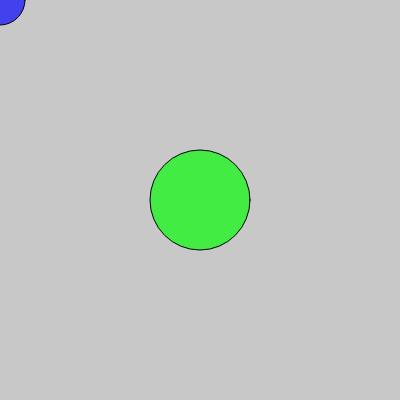
Frame 1 (no input)
Frame 60 (no input): identical to frame 1, image omitted
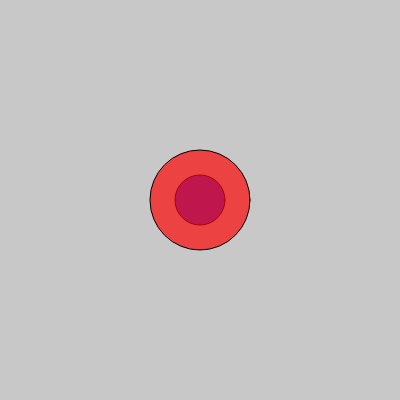
Frame 120 (the mouse pressed at the canvas centre since frame 60)

The p5.js sketch that drew these frames (run headless with seeded random() and noise() and a simulated clock; from frame 60 on, the mouse is pressed at the canvas centre):

// p5.js sketch
// ── sketch.js
let circleX, circleY;
let radius = 50;
let mouseRadius = 25;

function setup() {
    createCanvas(400, 400);

    background(51);

    circleX = width/2;
    circleY= height/2;
}

function draw() {
    background(200);

    fill(0, 0, 255, 170);
    ellipse(mouseX, mouseY, mouseRadius * 2);

    let d = dist(circleX, circleY, mouseX, mouseY); // get distance between the two points
    if (d < radius + mouseRadius) // check if circles are colliding
        fill(255, 0, 0, 170);
    else
        fill(0, 255, 0, 170);

    ellipse(circleX, circleY, radius * 2);

}
